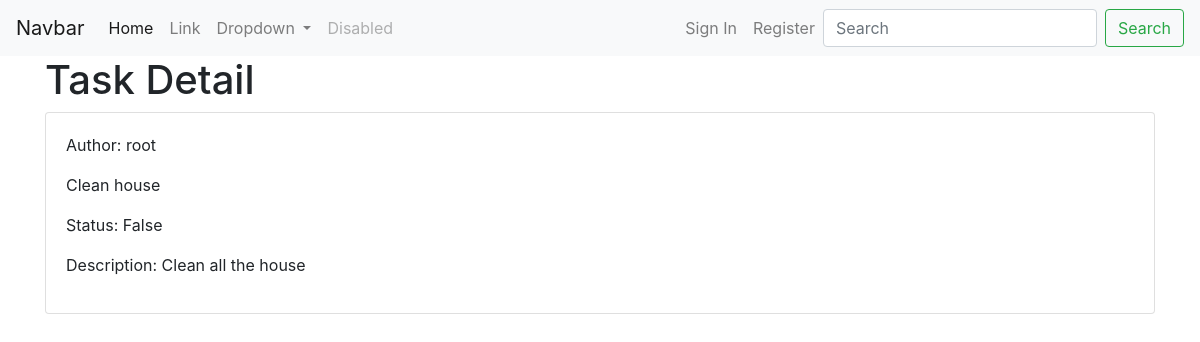
Page /task/1/ on the committed database.
### todo/models.py (models this page shows, shortened)
class Task(models.Model):
    name = models.CharField(max_length=100)
    status = models.BooleanField(default=False)
    desc = models.TextField(default=None)
    author = models.ForeignKey(User, on_delete=models.CASCADE)

### todo/views.py (the view)
# urls.py: path('task/<int:pk>/', views.TaskDetailView.as_view(), name='task-detail'),
class TaskDetailView(DetailView):
    model = Task
    fields = ['name', 'desc', 'status']

### todo/templates/todo/task_detail.html (shortened to what this page needs)
{% extends 'todo/base.html' %}
{% block content %}
    <h1>Task Detail</h1>
    <div class="card">
        <div class="card-body">
            <p>Author: {{ task.author }}</p>
            <p>{{ task.name }}</p>
            <div class="ml-auto">
                <p>Status: {{ task.status }}</p>
            </div>
            <div class="ml-auto">
                <p>Description: {{ task.desc }}</p>
            </div>
        </div>
    </div>
{% endblock content %}

### rows in the picture
Task: author "root", name "Clean house", status "False", desc "Clean all the house"
